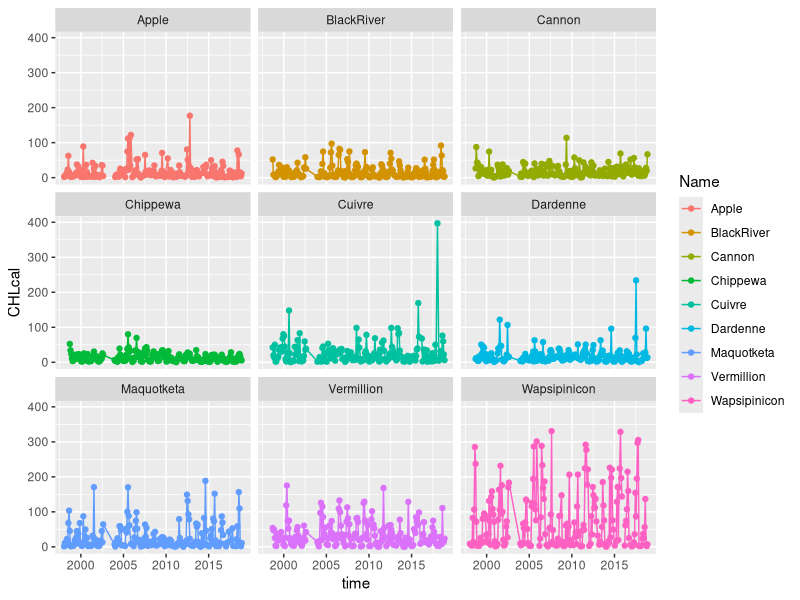

Write the R code that produced this figure.
## ---- chunk 1
library(tidyverse)
library(lubridate)

chlMonthly <- read_csv("data/derivative/UMR_chl_tribs_bymonth_curated.csv") %>%
  mutate(time = ymd(paste(year, month, 15, sep="-")))

ggplot(chlMonthly, aes(x=time, y=CHLcal, color=Name)) +
  geom_line() +
  geom_point() +
  facet_wrap(.~Name)
 
